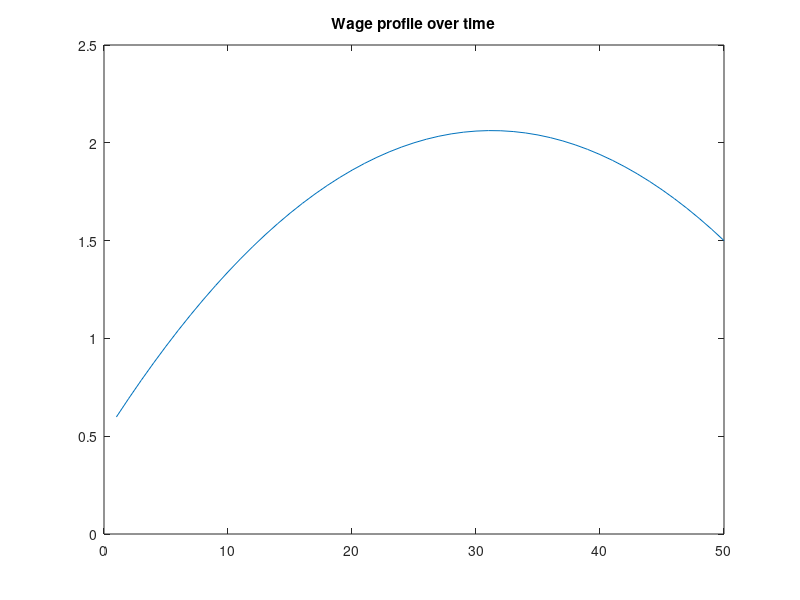

Source code (MATLAB): (Note: this script raises an error after producing the figure.)
%%%%%%%%%%%%%%%%%%%%%%%%%%%%%%%%%%%%%%%%%%%%%%%%%%%%%%%%%%%%%%%%%%
% Using the collocation method to solve boundary value problems
% This code solves the problem on page 390 in Judd, 
% which is a life-cycle consumption and savings model. 
%
% ARE 254 Dynamic Optimization Fall 2009 Updated Fall 2010
% Prof. J. Sanchirico
%%%%%%%%%%%%%%%%%%%%%%%%%%%%%%%%%%%%%%%%%%%%%%%%%%%%%%%%%%%%%%%%%%
function Juddpage390_fall2010
clear all
close all

% Economic parameters
R=.1;
gam=-2;
rho1=.05;
W=1; % fixed wage

% Boundary conditions
A0=0; AF=0;

% Time span
t0=0; tf=50;

figure 
plot(1:tf,.5+([1:tf]/10)-4*([1:tf]/50).^2)
title('Wage profile over time')

% Chebyshev nodes
n=11;  % n-1 Degree of polynomial
m=n; % number of nodes 
a=t0; b=tf; 

for i=1:m
    xn(i)=cos(((m-i+.5)/m)*pi);
    Time(i)= (a+b)/2 + xn(i)*(b-a)/2;
end

% Generate the T(x) functions at the nodes with the coefficents
T=Chebybasis(n,m,xn);
dT=(2/(b-a))*Dchebybasis(n,m,xn,T);

c=zeros(n,2); c(1,:)=1; % initial guess
options=optimset('MaxFunEvals', 10e6, 'MaxIter', 1e4, 'LargeScale', 'on');%,...
[c,r1]=fsolve(@(c)RESID1(c,R,gam,rho1,W,A0,AF,n,a,b,xn,Time,T,dT),c',options);

Cc=T*c(1,:)'; 
Aa=T*c(2,:)'; 

% Extracting the elements of r1 that apply to state equations and not
% intitial conditions
R1_S=r1(2:m+1);
R2_S=r1(2+m:length(r1)-1);
Tplot=linspace(t0,tf,501);
Co=interp1(Time,Cc,Tplot);
As=interp1(Time,Aa,Tplot);

% Solving the residual equation at more points in the range [-1,1] using
% the collocation coefficents 
X=linspace(-1,1,500);
TIME=(a+b)/2 + X*(b-a)/2;
T=Chebybasis(n,length(X),X);
dT=(2/(b-a))*Dchebybasis(n,length(X),X,T);
[RES1 R1 R2]=RESID1(c,R,gam,rho1,W,A0,AF,n,a,b,X,TIME,T,dT);
    
figure
subplot(211)
plot(TIME, R1)
title('Residual on dc/dt: collocation')
subplot(212)
plot(TIME, R2)
title('Residual on dA/dt: collocation')


% plotting the solution
figure
subplot(211)
plot(Tplot,Co,'r')
title('Consumption with W(t): Collocation')
subplot(212)
plot(Tplot,As,'k')
title('Assets Solution with W(t): Collocation')

%%%%%%%%%%%%%%%%%%%%%%%%%%%%%%%%%%%%%%%%%%%%%%%%%%%%%%%%%%%%%%%%%%%%%%%%
% Solving the W(t)= W using the built-in matlab solver that uses
% piecewise collocation methods (you can also solve W(t) varying by 
% uncommenting the equations
%%%%%%%%%%%%%%%%%%%%%%%%%%%%%%%%%%%%%%%%%%%%%%%%%%%%%%%%%%%%%%%%%%%%%%%%

% using the chebyshev nodes for the mesh points
for i=1:n
    XX(i)=(a+b)/2 + ((b-a)/2)*cos(((n-i+.5)/n)*pi); % x is the time dimension
end

solinit = bvpinit(XX,[1 1]);
options = bvpset('Stats','on','RelTol',1e-6);
sol = bvp4c(@D1SD,@res1,solinit,options,R,gam,rho1,W,A0,AF);

x = sol.x; t=x;
y = sol.y; x=y';
figure
subplot(211)
plot(t,x(:,1),'r')
title('Consumption Solution with W(t)=W')
subplot(212)
plot(t,x(:,2),'k')
title('Asset Solution with W(t)=W')



%%%%%%%%%%%%%%%%%%%%%%%%%%%%%%%%%%%%%%
% Phase plane 
%%%%%%%%%%%%%%%%%%%%%%%%%%%%%%%%%%%%%%
figure
C=linspace(0,5,20); 
A=linspace(-5,10,20);
plot(A,R*A+1,zeros(1,11),0:10,'g-','LineWidth',2)
hold on
% plotting the optimal solution for W(t) using collocation
plot(As,Co,'r--')
xlabel('A')
ylabel('C')
title(['C(0)=0 & C(T)=0 & T=' num2str(tf)])
% plotting the solution from BVP4c which uses W(t)=W.
plot(x(:,2),x(:,1))
legend('dA/dt', 'dc/dt','W(t)','W(t)=W')
% doing the directional arrows
[Ax,Cx]=meshgrid(A,C);
Axx=R*Ax-Cx+1;
Cxx=(1/gam)*Cx*(rho1-R);
quiver(Ax,Cx,Axx,Cxx)
axis([-5 10 0 5])

end


function [Res1 R1 R2]=RESID1(c,R,gam,rho1,W,A0,AF,n,a,b,xn,Time,T,dT)
 
co=zeros(1,length(c));
A=zeros(1,length(c));
 
co =  T*c(1,:)'; 
A =  T*c(2,:)';
cdot= dT*c(1,:)'; 
Adot= dT*c(2,:)';
 
R1= cdot - (1/gam)*co*(rho1-R);
R2= Adot - (R*A+(.5+(Time'./10)-4*(Time'/50).^2)-co); % Allowing Wage to
%vary
%R2= Adot - R*A - W + co; %fixed wage

Res1 = [A0-c(2,:)*((-1).^[1:length(c)])' R1' R2' AF-sum(c(2,:))];
 
end

function res = res1(ya,yb,R,gam,rho1,W,A0,AF)
res = [ya(2) - A0
       yb(2) - AF];
end

function dx = D1SD(t,x,R,gam,rho1,W,A0,AF)
% commented code lets you calculate the solution with W varying
% dx= [  (1/gam)*x(1)*(rho1-R)
%         R*x(2)-x(1)+(.5+(t./10)-4*(t./50).^2)];
   dx = [  (1/gam)*x(1)*(rho1-R)
            R*x(2)-x(1)+W];
end

function T=Chebybasis(n,m,x)
% Generate the T(x) Chebychev basis functions at the nodes
 for i=1:m
     for j=1:n
         T(i,j)=cos((j-1)*acos(x(i))); 
     end
 end
end

function dT=Dchebybasis(n,m,x,T)
% Generate the derivatives of the Cheby basis
dT=zeros(m,n);
 for i=1:length(x)
     for j=1:n
         dT(i,j)=(j-1)*sin((j-1)*acos(x(i)))/((1-x(i)^2)^.5);
     end
 end
end




